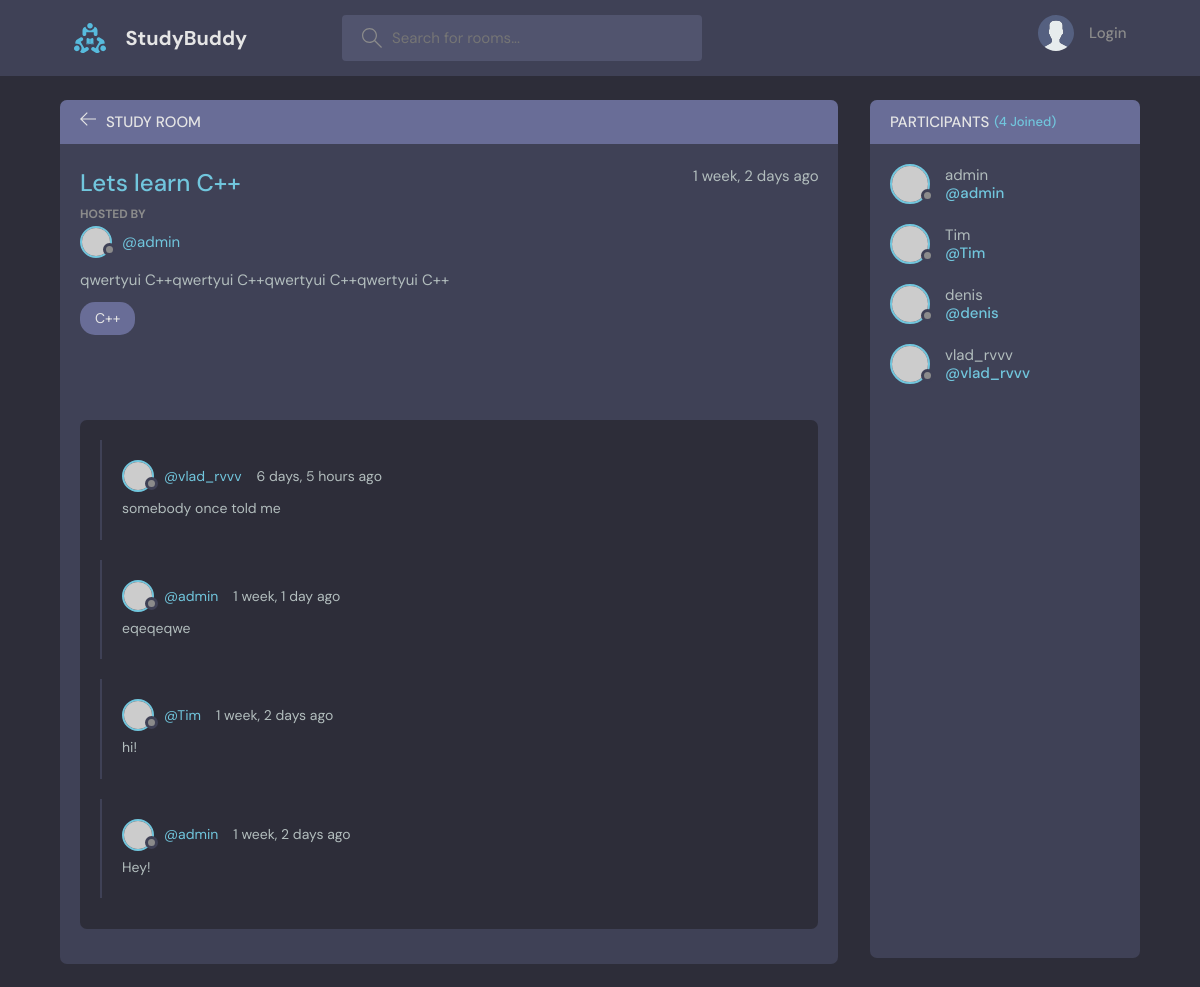
The page /room/1/ on the database its author committed.
### base/models.py (models this page shows, shortened)
class Room(models.Model):
    host = models.ForeignKey(User, on_delete=models.SET_NULL, null=True)
    name = models.CharField(max_length=200)
    description = models.TextField(blank=True, null=True)
    participants = models.ManyToManyField(User, related_name='participants', blank=True)
    topic = models.ForeignKey(Topic, on_delete=models.SET_NULL, null=True)
    created = models.DateTimeField(auto_now_add=True)
    updated = models.DateTimeField(auto_now=True)
    class Meta:
        ordering = ['-updated', '-created']

class Topic(models.Model):
    name = models.CharField(max_length=200)
    def __str__(self):
        return self.name

class Message(models.Model):
    user = models.ForeignKey(User, on_delete=models.CASCADE)
    room = models.ForeignKey(Room, on_delete=models.CASCADE)
    body = models.TextField()
    created = models.DateTimeField(auto_now_add=True)
    updated = models.DateTimeField(auto_now=True)

### base/views.py (the view, shortened to what this page needs)
# urls.py: path('room/<str:pk>/', views.room, name="room"),
def room(request, pk):
    room = Room.objects.get(id=pk)
    room_messages = room.message_set.all().order_by('-created')
    participants = room.participants.all()
    context = {'room': room, 'room_messages': room_messages, 'participants': participants}
    return render(request, 'base/room.html', context)

### templates/base/room.html (shortened to what this page needs)
{% extends 'main.html' %}
{% block content %}
<main class="profile-page layout layout--2">
  <div class="container">
    <div class="room">
      <div class="room__top">
        <div class="room__topLeft">
          <a href="{{request.META.HTTP_REFERER}}">
            <svg version="1.1" xmlns="http://www.w3.org/2000/svg" width="32" height="32" viewBox="0 0 32 32">
              <title>arrow-left</title>
              <path
                d="M13.723 2.286l-13.723 13.714 13.719 13.714 1.616-1.611-10.96-10.96h27.625v-2.286h-27.625l10.965-10.965-1.616-1.607z"
              ></path>
            </svg>
          </a>
          <h3>Study Room</h3>
        </div>
      </div>
      <div class="room__box scroll">
        <div class="room__header scroll">
          <div class="room__info">
            <h3>{{room.name}}</h3>
            <span>{{room.created|timesince}} ago</span>
          </div>
          <div class="room__hosted">
            <p>Hosted By</p>
            <a href="{% url 'user-profile' room.host.id %}" class="room__author">
              <div class="avatar avatar--small">
                <img src="https://randomuser.me/api/portraits/men/37.jpg" />
              </div>
              <span>@{{room.host.username}}</span>
            </a>
          </div>
          <div class="room__details">
            {{room.description}}
          </div>
          <span class="room__topics">{{room.topic}}</span>
        </div>
        <div class="room__conversation">
          <div class="threads scroll">
            {% for message in room_messages %}
            <div class="thread">
              <div class="thread__top">
                <div class="thread__author">
                  <a href="{% url 'user-profile' message.user.id %}" class="thread__authorInfo">
                    <div class="avatar avatar--small">
                      <img src="https://randomuser.me/api/portraits/men/37.jpg" />
                    </div>
                    <span>@{{message.user.username}}</span>
                  </a>
                  <span class="thread__date">{{message.created|timesince}} ago</span>
                </div>
              </div>
              <div class="thread__details">
                {{message.body}}
              </div>
            </div>
            {% endfor %}
          </div>
        </div>
      </div>
      <div class="room__message">
      </div>
    </div>
    <div class="participants">
      <h3 class="participants__top">Participants <span>({{participants.count}} Joined)</span></h3>
      <div class="participants__list scroll">
        {% for user in participants %}
        <a href="{% url 'user-profile' user.id %}" class="participant">
          <div class="avatar avatar--medium">
            <img src="https://randomuser.me/api/portraits/men/37.jpg" />
          </div>
          <p>
            {{user.username}}
            <span>@{{user.username}}</span>
          </p>
        </a>
        {% endfor %}
      </div>
    </div>
  </div>
</main>
{% endblock content %}

### rows shown on the page
Room: name "Lets learn C++", created "1 week, 2 days", host.username "admin", description "qwertyui C++qwertyui C++qwertyui C++qwertyui C++", topic "C++"
Message: user.username "vlad_rvvv", created "6 days, 5 hours", body "somebody once told me"
Message: user.username "admin", created "1 week, 1 day", body "eqeqeqwe"
Message: user.username "Tim", created "1 week, 2 days", body "hi!"
Message: user.username "admin", created "1 week, 2 days", body "Hey!"

### other values the page prints
{{ participants.count }} "4"
{{ user.username }} "admin"
{{ user.username }} "Tim"
{{ user.username }} "denis"
{{ user.username }} "vlad_rvvv"
